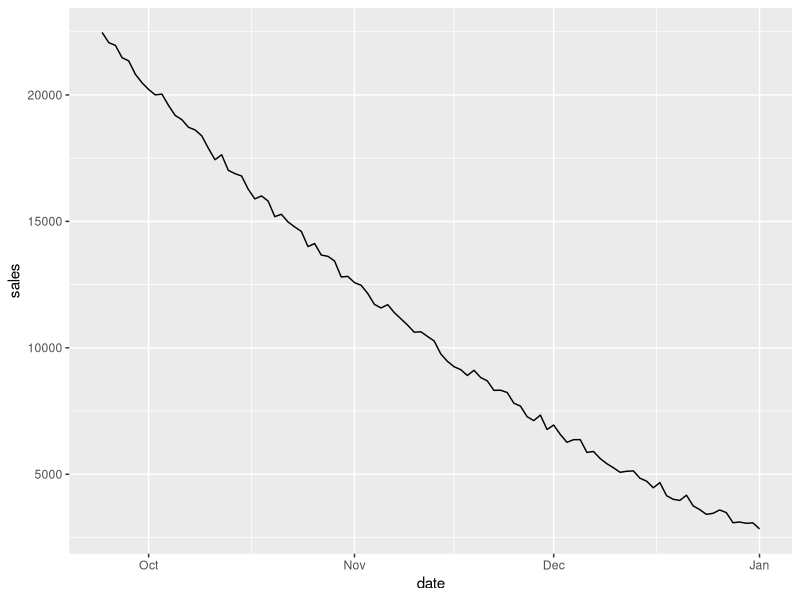
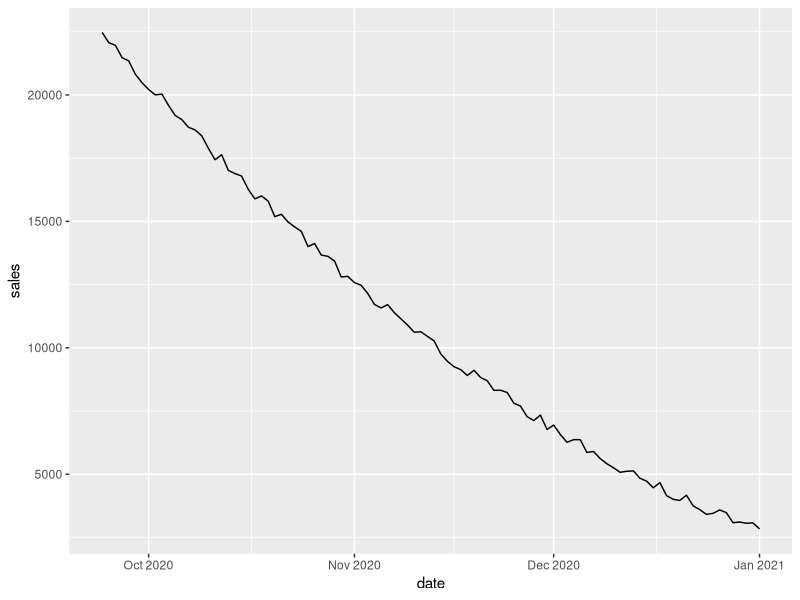
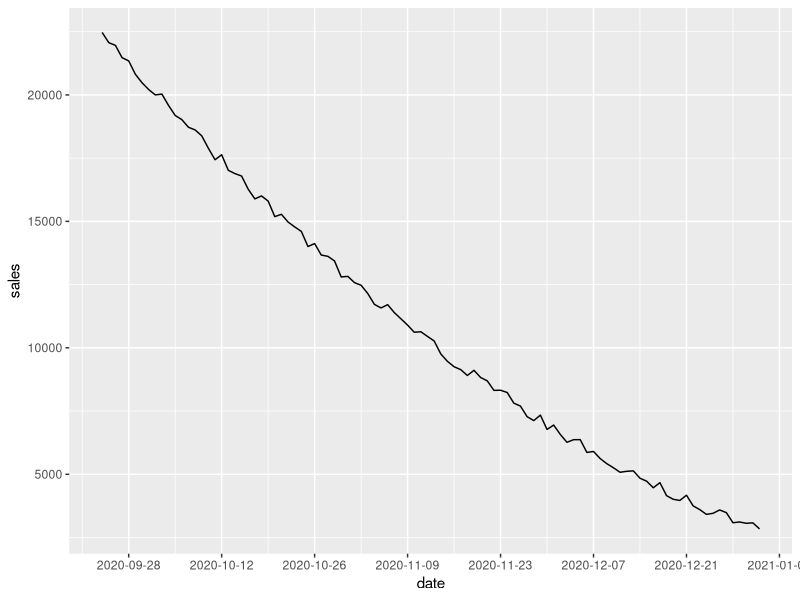
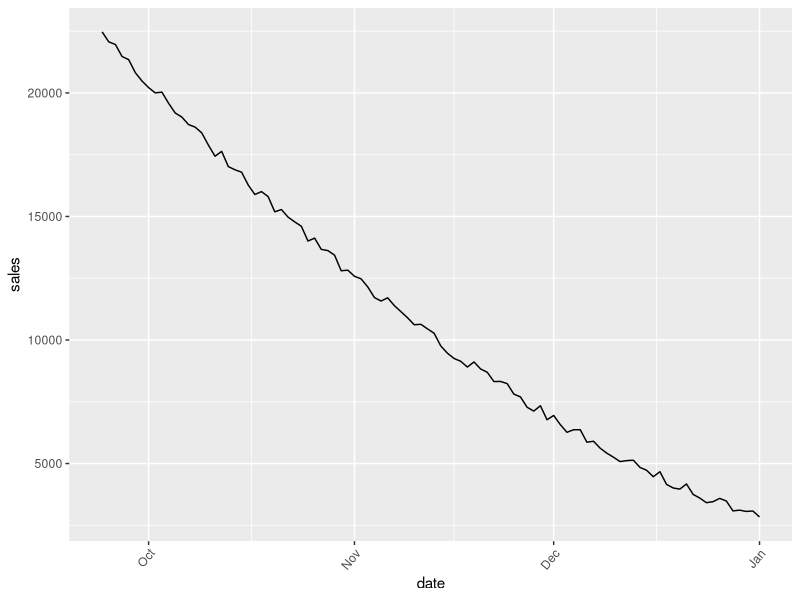
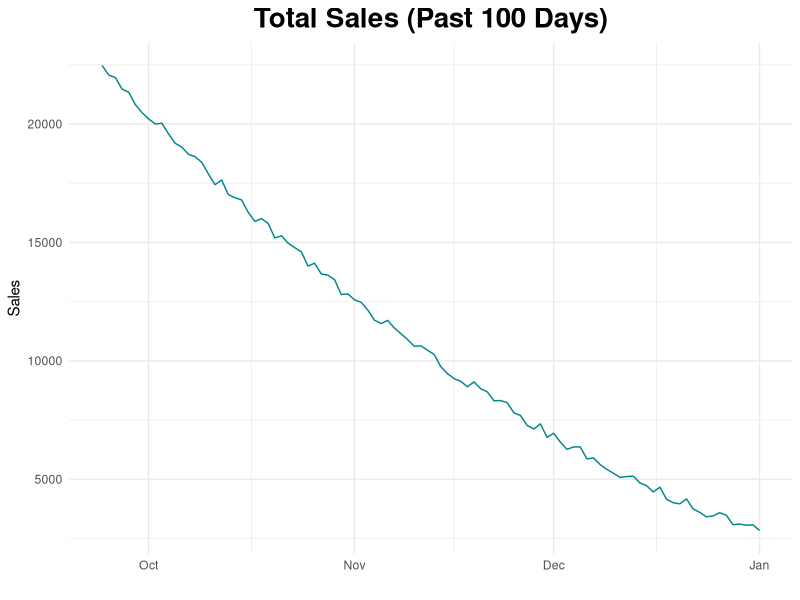

Here is the R script that generated these plots, in order:
# Often you may want to plot a time series in R to visualize
# how the values of the time series are changing over time.

# Basic Time series plot in R
# create dataset
df <- data.frame(date = as.Date("2021-01-01") - 0:99,
                 sales = runif(100, 10, 500) + seq(50, 149)^2)

# view first six rows 
head(df)

# load ggplot2
library("ggplot2")

# create time series plot
p <- ggplot(df, aes(x=date, y=sales)) +
  geom_line()

# display itme series plot
p

# format the dates on the X-axis
p + scale_x_date(date_labels = "%b %Y")

# adding date_breaks argument 2 week break
p + scale_x_date(date_breaks = "2 weeks")

# angle the x-axis labels by using the following argument:
p + theme(axis.text.x = element_text(angle=50, hjust=1))

# change the theme, the axes labels, and the title to
# make the time series plot more visually appealing
p <- ggplot(df, aes(x=date, y=sales)) +
  geom_line(color="turquoise4") +
  theme_minimal() +
  labs(x="", y="Sales", title = "Total Sales (Past 100 Days)") +
  theme(plot.title = element_text(hjust = 0.5, size=20, face="bold"))

# display plot
p
